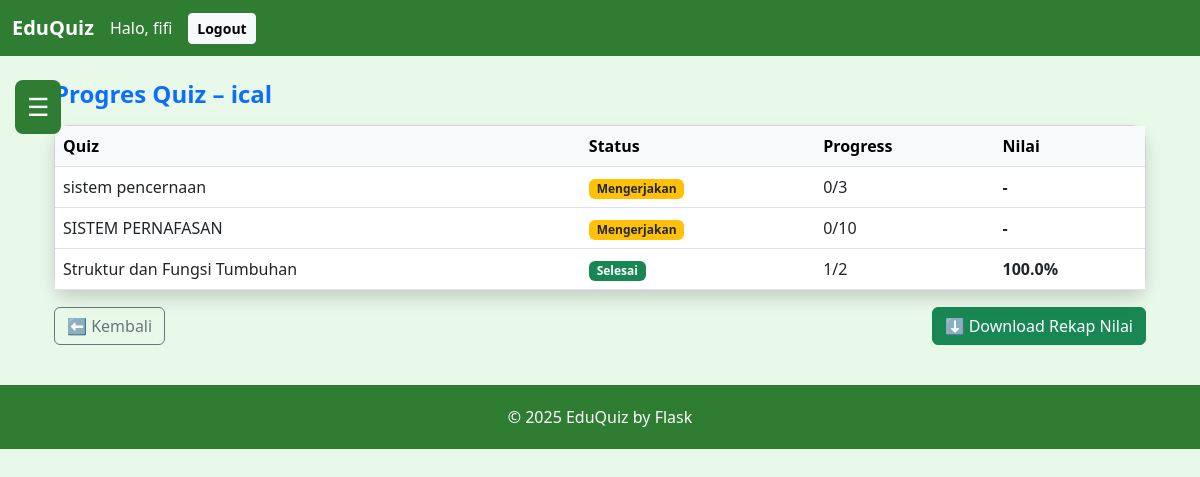
/teacher/student/2/progress (signed in), run on the app's committed database.
### models.py (models this page shows)
class User(UserMixin, db.Model):
    __tablename__ = 'user'
    id = db.Column(db.Integer, primary_key=True)
    username = db.Column(db.String(64), unique=True, nullable=False, index=True)
    email = db.Column(db.String(120), unique=True, index=True)
    password_hash = db.Column(db.String(128))
    role = db.Column(db.Enum(Role), default=Role.student)
    created_at = db.Column(db.DateTime, default=datetime.utcnow)
    materials = db.relationship('Material', backref='author', lazy=True)
    quizzes = db.relationship('Quiz', backref='creator', lazy=True)
    submissions = db.relationship('Submission', backref='user', lazy=True)

class Quiz(db.Model):
    __tablename__ = 'quiz'
    id = db.Column(db.Integer, primary_key=True)
    title = db.Column(db.String(256), nullable=False)
    description = db.Column(db.Text)
    code = db.Column(db.String(20), unique=True, nullable=False)  # KODE MASUK QUIZ
    duration = db.Column(db.Integer, default=600)  # DALAM DETIK
    published = db.Column(db.Boolean, default=False)  # ✅ fixed
    subject = db.Column(db.String(100))
    created_at = db.Column(db.DateTime, default=db.func.now())
    created_by = db.Column(db.Integer, db.ForeignKey('user.id'))
    category_id = db.Column(db.Integer, db.ForeignKey('category.id'))
    questions = db.relationship(
        "Question",
        back_populates="quiz",
        lazy=True,
        cascade="all, delete-orphan"
    )
    submissions = db.relationship(
        'Submission',
        backref='quiz',
        lazy=True,
        cascade="all, delete-orphan"
    )

### app.py (the view)
    @app.route("/teacher/student/<int:user_id>/progress")
    @login_required
    def teacher_student_progress(user_id):
        if current_user.role != Role.teacher:
            flash("Akses ditolak.", "danger")
            return redirect(url_for("index"))
        student = User.query.get_or_404(user_id)
        quizzes = Quiz.query.filter_by(published=True).all()
        data = []
        for quiz in quizzes:
            submission = Submission.query.filter_by(
                quiz_id=quiz.id,
                user_id=student.id
            ).order_by(Submission.started_at.desc()).first()
            if not submission:
                status = "Belum Mengerjakan"
                progress = "-"
                score = "-"
            elif submission.finished_at:
                status = "Selesai"
                progress = f"{len(submission.answers)}/{len(quiz.questions)}"
                score = f"{submission.score:.1f}%"
            else:
                status = "Mengerjakan"
                progress = f"{len(submission.answers)}/{len(quiz.questions)}"
                score = "-"
            data.append({
                "quiz": quiz,
                "status": status,
                "progress": progress,
                "score": score
            })
        return render_template(
            "teacher/student_progress.html",
            student=student,
            rows=data
        )

### templates/teacher/student_progress.html
{% extends "base.html" %}
{% block content %}
<div class="container mt-4">
  <h4 class="fw-bold text-primary mb-3">
    Progres Quiz – {{ student.username }}
  </h4>
  <div class="card shadow mb-3">
    <table class="table table-hover mb-0">
      <thead class="table-light">
        <tr>
          <th>Quiz</th>
          <th>Status</th>
          <th>Progress</th>
          <th>Nilai</th>
        </tr>
      </thead>
      <tbody>
        {% for row in rows %}
        <tr>
          <td>{{ row.quiz.title }}</td>
          <td>
            {% if row.status == "Selesai" %}
              <span class="badge bg-success">Selesai</span>
            {% elif row.status == "Mengerjakan" %}
              <span class="badge bg-warning text-dark">Mengerjakan</span>
            {% else %}
              <span class="badge bg-secondary">Belum</span>
            {% endif %}
          </td>
          <td>{{ row.progress }}</td>
          <td class="fw-bold">{{ row.score }}</td>
        </tr>
        {% else %}
        <tr>
          <td colspan="4" class="text-center text-muted py-3">
            Belum ada data progres.
          </td>
        </tr>
        {% endfor %}
      </tbody>
    </table>
  </div>
  <div class="d-flex justify-content-between align-items-center mt-3">
    <a href="{{ url_for('teacher_students') }}"
       class="btn btn-outline-secondary">
      ⬅️ Kembali
    </a>
    <a href="{{ url_for('download_student_progress', user_id=student.id) }}"
       class="btn btn-success">
      ⬇️ Download Rekap Nilai
    </a>
  </div>
</div>
{% endblock %}

### templates/base.html (shortened to what this page needs)
<!DOCTYPE html>
<html lang="id">
<head>
  <link href="https://cdn.jsdelivr.net/npm/bootstrap@5.3.0/dist/css/bootstrap.min.css" rel="stylesheet">
</head>
<body>
  <nav class="navbar navbar-expand-lg navbar-dark">
    <div class="container-fluid">
      <a class="navbar-brand fw-bold" href="{{ url_for('index') }}">EduQuiz</a>
      <div class="collapse navbar-collapse" id="navMenu">
        <div class="d-flex align-items-center">
          {% if current_user.is_authenticated %}
            <span class="navbar-text me-3">
              Halo, {{ current_user.username }}
            </span>
            <a href="{{ url_for('logout') }}" class="btn btn-light btn-sm fw-bold">
              Logout
            </a>
          {% else %}
            <a href="{{ url_for('login') }}" class="btn btn-light btn-sm me-2">Login</a>
            <a href="{{ url_for('register') }}" class="btn btn-success btn-sm">Register</a>
          {% endif %}
        </div>
      </div>
    </div>
  </nav>
  <button id="hamburgerBtn">☰</button>
  <div class="container mt-4">
    {% block content %}{% endblock %}
  </div>
  <footer>© 2025 EduQuiz by Flask</footer>
</body>
</html>

### templates/base.html (style rules this page uses)
body { background-color: #e9f9e9; }
.navbar { background-color: #2e7d32 !important; }
.navbar-brand, .nav-link, .navbar-text { color: #fff !important; font-weight: 500; }
.card { border-radius: 15px; box-shadow: 0 3px 8px rgba(0,0,0,0.1); }
footer { margin-top: 40px; padding: 20px; text-align: center; background-color: #2e7d32; color: white; }
#hamburgerBtn { position: fixed; top: 80px; left: 15px; z-index: 1000; background: #2e7d32; border: none; color: white; font-size: 25px; padding: 8px 12px; border-radius: 8px; }

### data on the page
User: username "fifi"
User: username "ical"
Quiz: quiz "sistem pencernaan"
Quiz: quiz "SISTEM PERNAFASAN"
Quiz: quiz "Struktur dan Fungsi Tumbuhan"

### other printed values
{{ row.progress }} "0/3" "0/10" "1/2"
{{ row.score }} "-" "-" "100.0%"
